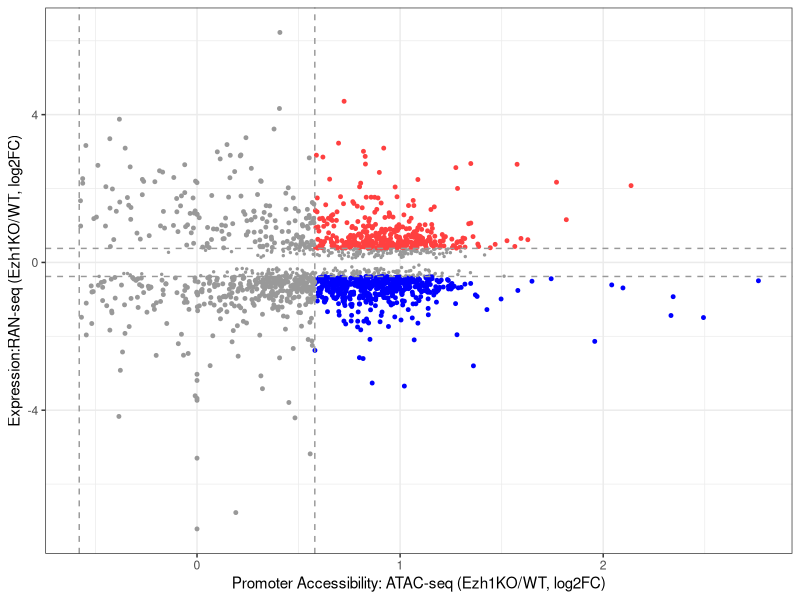

The R source for this figure:
# To generate Figure 3c 

# Load the libraries
library(ggplot2)
library(tidyverse)

setwd("path to: /Figure3c")

writeLines(capture.output(sessionInfo()),"sessionInfo.txt")

# import the data and clean the data
newdata  <- read.delim("data_figure3c.txt",sep = "\t", head = TRUE)

subMat <- filter(newdata, p.value < 0.05 ) 
subMat <- subMat[grep(pattern ="^Mir[0-9]|^Gm[0-9]|^Vmn1r[0-9]|Ppip5k1|Mirlet7f-1|[0-9]Rik$|Kcnd3os|Olfr1532-ps1|Ifna5|Speer4d|Cabp7|Spink14",
                      rownames(subMat),invert=TRUE),]

subMat$type <- c(" ")
subMat$type[subMat$type == " "] <- "A"
subMat$type[subMat$log2FC_A_ko_vs_wt > 0.58  & subMat$log2FC_R_ko_vs_wt > 0.38] <- "B"
subMat$type[subMat$log2FC_A_ko_vs_wt > 0.58  & subMat$log2FC_R_ko_vs_wt < -0.38] <- "C" 
subMat$type[subMat$log2FC_A_ko_vs_wt < -0.58 & subMat$log2FC_R_ko_vs_wt > 0.38] <- "D"  
subMat$type[subMat$log2FC_A_ko_vs_wt < -0.58 & subMat$log2FC_R_ko_vs_wt < -0.38] <- "E" 
subMat$type[subMat$log2FC_A_ko_vs_wt < 0.58 & subMat$log2FC_A_ko_vs_wt > -0.58 & subMat$log2FC_R_ko_vs_wt > 0.38] <- "F"
subMat$type[subMat$log2FC_A_ko_vs_wt < 0.58 & subMat$log2FC_A_ko_vs_wt > -0.58 & subMat$log2FC_R_ko_vs_wt < -0.38] <- "G"
subMat$type[subMat$log2FC_R_ko_vs_wt > -0.38 & subMat$log2FC_R_ko_vs_wt < 0.38 & subMat$log2FC_A_ko_vs_wt < -0.58] <- "H"

subMat_g1 <- subMat[subMat$type=="A",]
subMat_g2 <- subMat[subMat$type=="B",]
subMat_g3 <- subMat[subMat$type=="C",]
subMat_g4 <- subMat[subMat$type=="D",]
subMat_g5 <- subMat[subMat$type=="E",]
subMat_g6 <- subMat[subMat$type=="F",]
subMat_g7 <- subMat[subMat$type=="G",]
subMat_g8 <- subMat[subMat$type=="H",]

ggplot() +
  geom_point(data=subMat_g1,aes(log2FC_A_ko_vs_wt,log2FC_R_ko_vs_wt), color="#999999",size = 0.5) +
  geom_point(data=subMat_g2,aes(log2FC_A_ko_vs_wt, log2FC_R_ko_vs_wt), color="#FF4040",size = 1) +
  geom_point(data=subMat_g3,aes(log2FC_A_ko_vs_wt, log2FC_R_ko_vs_wt), color="#0000FF",size = 1) +
  geom_point(data=subMat_g6,aes(log2FC_A_ko_vs_wt, log2FC_R_ko_vs_wt), color="#999999",size = 1) +
  geom_point(data=subMat_g7,aes(log2FC_A_ko_vs_wt, log2FC_R_ko_vs_wt), color="#999999",size = 1) +
  geom_jitter() +
  labs(
    x = paste0("Promoter Accessibility: ATAC-seq (Ezh1KO/WT, log2FC)"),
    y = paste0("Expression:RAN-seq (Ezh1KO/WT, log2FC)")) +
  theme_bw() +
  theme(legend.title=element_blank())+
  theme(legend.text=element_text(size= 14),
        legend.background = element_rect(fill = "transparent", colour = "transparent")) +
  geom_hline(yintercept= 0.38, linetype = 2, color="#999999" )+
  geom_hline(yintercept=-0.38, linetype = 2, color="#999999")+
  geom_vline(xintercept = 0.58 , linetype= 2, color="#999999")+
  geom_vline(xintercept =-0.58 , linetype= 2, color="#999999")

